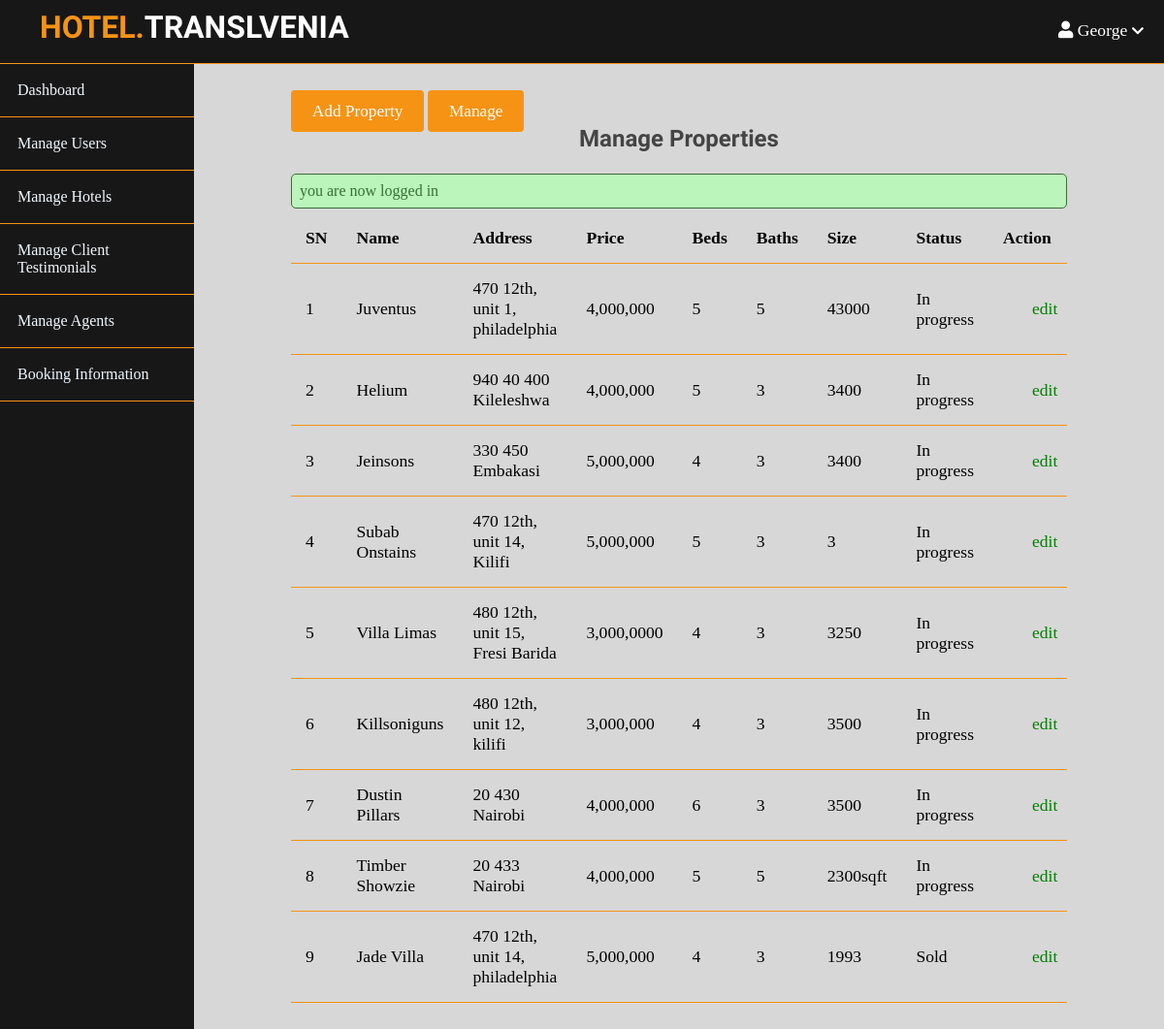
Screenshot of /Admin/properties/index.php (signed in) with the database file from the repository.
### tables this page shows
CREATE TABLE `properties` (
  `id` int(11) NOT NULL,
  `name` varchar(255) NOT NULL,
  `price` varchar(255) NOT NULL,
  `beds` int(11) NOT NULL,
  `baths` int(11) NOT NULL,
  `size` varchar(255) NOT NULL,
  `address` varchar(255) NOT NULL,
  `image` varchar(255) NOT NULL,
  `published` tinyint(4) NOT NULL,
  `sold` tinyint(4) NOT NULL,
  `created_at` timestamp NOT NULL DEFAULT current_timestamp(),
  `year` text NOT NULL DEFAULT 'Not Defined',
  `overview` varchar(255) NOT NULL,
  `agentimage` varchar(255) NOT NULL,
  `agentname` varchar(255) NOT NULL,
  `community` varchar(255) NOT NULL,
  `family` varchar(255) NOT NULL DEFAULT 'Tenats wishes',
  `parking` text NOT NULL,
  `heating` text NOT NULL DEFAULT 'Natural',
  `cooling` text NOT NULL DEFAULT '\'Natural\'',
  `appliances` varchar(255) NOT NULL DEFAULT 'Not mentioned',
  `basement` varchar(255) NOT NULL DEFAULT '''None''',
  `flooring` varchar(255) NOT NULL,
  `interiorfeautures` varchar(255) NOT NULL,
  `newconstruction` text NOT NULL DEFAULT 'No',
  `discountedprice` text NOT NULL,
  `walking` text NOT NULL DEFAULT 'Pedestrial',
  `transit` text NOT NULL DEFAULT 'Transit line',
  `rating` int(11) NOT NULL,
  `stories` text NOT NULL DEFAULT 'Non Storie',
  `exteriorfeautures` varchar(255) NOT NULL,
  `fencing` varchar(255) NOT NULL,
  `img1` varchar(255) NOT NULL,
  `img2` varchar(255) NOT NULL,
  `img3` varchar(255) NOT NULL,
  `img4` varchar(255) NOT NULL,
  `img5` varchar(255) NOT NULL,
  `img6` varchar(255) NOT NULL
);

### app/controllers/properties.php (called while the page is built, shortened)
<?Php
 include(ROOT_PATH.'/app/database/db.php');
   $table ='properties';
   $properties=selectAll($table);
?>

### app/database/db.php (called while the page is built, shortened)
<?php
require("connect.php");
function selectAll($table,$conditions = [])
{
	global $conn;
	$sql = "SELECT * FROM $table ";
	if(empty($conditions))
	{
		$stmt= $conn->prepare($sql);
		$stmt ->execute();
		$records = $stmt->get_result()->fetch_all(MYSQLI_ASSOC);
		return $records;
	}
}
?>

### Admin/properties/index.php (the view, shortened to what this page needs)
<?php
include(ROOT_PATH."/app/controllers/properties.php");
?>
<!DOCTYPE html>
<html lang="en">
<head>
    <link rel="stylesheet" href="https://use.fontawesome.com/releases/v5.0.7/css/all.css" />
    <link rel="stylesheet" href="../../assets/css/header.css" />
    <link rel="stylesheet" href="../../assets/css/admin.css" />
</head>
<body>
   <?php include(ROOT_PATH."/app/includes/adminHeader.php")  ?>
    <div class="admin-wrapper">
        <?php include(ROOT_PATH."/app/includes/adminSidebar.php")   ?>
        <div class="admin-content">
            <div class="button-group">
                <a href="create.php" class="btn btn-big">Add Property</a>
                <a href="index.php" class="btn btn-big">Manage</a>
            </div>
            <div class="content">
                <h2 class="page-title">Manage Properties</h2>
                      <?php include(ROOT_PATH."/app/includes/messages.php"); ?>
                <div class="table-responsive">
                    <table>
                        <thead>
                            <tr>
                                <th>SN</th>
                                <th>Name</th>
                                <th>Address</th>
                                <th>Price</th>
                                <th>Beds</th>
                                <th>Baths</th>
                                <th>Size</th>
                                <th>Status</th>
                                <th colspan="2">Action</th>
                            </tr>
                        </thead>
                        <tbody>
                        <?php foreach($properties as $key =>$property): ?>
                            <tr>
                                <td><?php echo $key+1 ?> </td>
                                <td><?php echo $property['name']?> </td>
                                <td><?php echo $property['address']?> </td>
                                <td><?php echo $property['price']?> </td>
                                <td><?php echo $property['beds']?> </td>
                                <td><?php echo $property['baths']?> </td>
                                <td><?php echo $property['size']?> </td>
                                <?php if($property['sold']): ?>
                                    <td><?php echo 'Sold' ?><td>
                                    <?php else: ?>
                                    <td><?php echo 'In progress' ?><td>
                                 <?php endif; ?>
                                <td><a href="edit.php?id=<?php echo $property['id'] ?>" class="edit">edit</a></td>
                            </tr>
                         <?php endforeach; ?>
                        </tbody>
                    </table>
                </div>
            </div>
        </div>
    </div>
</body>
</html>

### assets/css/header.css (style rules this page uses)
* { box-sizing: border-box; }
html, body { height: 100%; padding: 0px; margin: 0px; background: #f1ebeb; font-family: "lora", serif; }
h1, h2, h3, h4, h5, h6 { font-family: 'candal', serif; color: #444; margin: 5px; }

### assets/css/admin.css (style rules this page uses)
.admin-wrapper { display: flex; height: calc(100% - 66px); }
.admin-wrapper .admin-content { flex: 8; height: 100%; background: #d7d7d7; padding: 40px 100px 100px; overflow-x: scroll; }
.admin-content .page-title { text-align: center; margin-bottom: 1.4rem; }
table { width: 100%; border-collapse: collapse; font-size: 1.1rem; }
.table-responsive { overflow-x:auto; display:block; width:100%; }
th, td { padding: 15px; text-align: left; border-bottom: 1px solid #f69314; }
.edit { color: green; }
.btn { padding: .5rem 1rem; background: #f69314; color: white; border: 1px solid transparent; border-radius: .25rem; font-size: 1.08em; font-family: "lora", serif; }
.btn-big { padding: .7rem 1.3rem; line-height: .8rem; }
a { text-decoration: none; color: inherit; }

### rows the page displays
properties: name "Juventus", address "470 12th, unit 1, philadelphia", price "4,000,000", beds "5", baths "5", size "43000", sold "In progress"
properties: name "Helium", address "940 40 400 Kileleshwa", price "4,000,000", beds "5", baths "3", size "3400", sold "In progress"
properties: name "Jeinsons", address "330 450 Embakasi", price "5,000,000", beds "4", baths "3", size "3400", sold "In progress"
properties: name "Subab Onstains", address "470 12th, unit 14, Kilifi", price "5,000,000", beds "5", baths "3", size "3", sold "In progress"
properties: name "Villa Limas", address "480 12th, unit 15, Fresi Barida", price "3,000,0000", beds "4", baths "3", size "3250", sold "In progress"
properties: name "Killsoniguns", address "480 12th, unit 12, kilifi", price "3,000,000", beds "4", baths "3", size "3500", sold "In progress"
properties: name "Dustin Pillars", address "20 430 Nairobi", price "4,000,000", beds "6", baths "3", size "3500", sold "In progress"
properties: name "Timber Showzie", address "20 433 Nairobi", price "4,000,000", beds "5", baths "5", size "2300sqft", sold "In progress"
properties: name "Jade Villa", address "470 12th, unit 14, philadelphia", price "5,000,000", beds "4", baths "3", size "1993", sold "Sold"

### other values shown
$_SESSION['username'] "George"
$_SESSION['message'] "you are now logged in"
